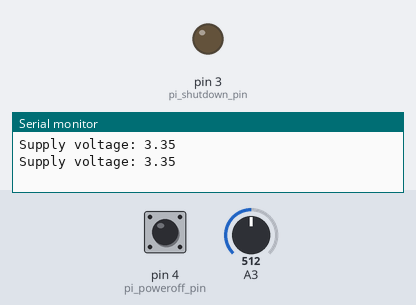
Simulated run of this sketch. Board: Arduino Uno, built with avr-gcc and run on an emulated ATmega328P. Shown: output pins drawn as LEDs (lit = HIGH), the last lines printed to the serial monitor. The inputs (shaded band) are chosen by the test bench; at power-on: A3 = 512, pin 4 (pi_poweroff_pin) HIGH.

Above: at 10.8 s.
10.9 s: A3 set to 469
21.2 s: A3 set to 446
At 30.3 s:
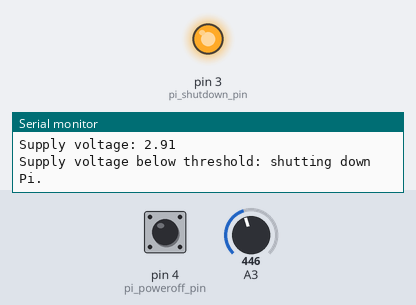
31.5 s: A3 set to 511
At 32.6 s:
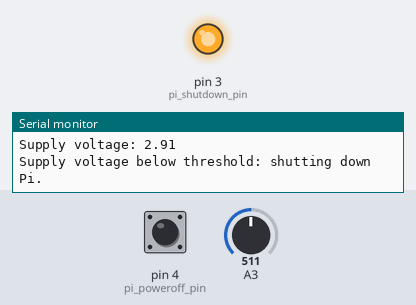
41.5 s: A3 set to 306
At 51.1 s:
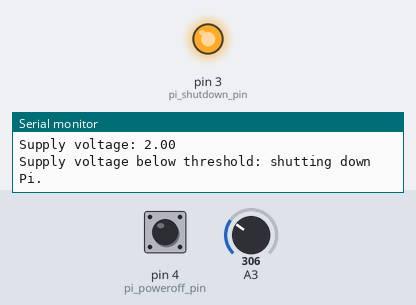
Timing chart, 0 to 52.5 s (numbered marks = the images above; inputs shaded):
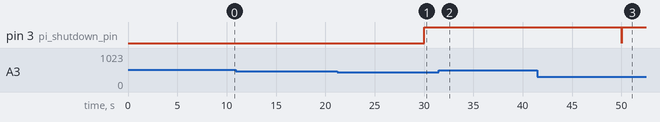

Measured:
- the behaviour switches between 460 and 459 on A3 (found by bisection; images 0 and 1)
- after the input at 21.2 s, pin 3 (pi_shutdown_pin): LOW → HIGH after 8.8 s
- after the input at 31.5 s, pin 3 (pi_shutdown_pin): stays HIGH (without the input it goes to LOW after 8.5 s)
- after the input at 41.5 s, pin 3 (pi_shutdown_pin): HIGH → LOW after 8.5 s, → HIGH 0.01 s later

The sketch:

arduino.ino
```cpp
int pi_poweroff_pin = 4;
int pi_shutdown_pin = 3;
int pi_reset_pin = 9;

void setup() {
  analogReference(INTERNAL);

  pinMode(pi_poweroff_pin, INPUT);
  pinMode(pi_shutdown_pin, OUTPUT);
  pinMode(pi_reset_pin, OUTPUT);

  Serial.begin(9600);
}

float read_V_in() {
  // read battery voltage through voltage divider
  // V_out = V_in * R_2 / (R_1 + R_2)
  // V_in = V_out / (R_2 / (R_1 + R_2)
  int sensorValue = analogRead(A3);
  float v_out = sensorValue * (1.1 / 1023.0);
  float v_in = v_out / (325.0 / 1975.0);
  return v_in;
}

void shutdown_pi() {
  digitalWrite(pi_shutdown_pin, LOW);
  delay(10);
  digitalWrite(pi_shutdown_pin, HIGH);
}

void reset_pi() {
  digitalWrite(pi_reset_pin, HIGH);
  delay(10);
  digitalWrite(pi_reset_pin, LOW);
  // give Pi some time to boot and pull pi_poweroff_pin HIGH
  delay(10000);
}

void loop() {
    float v_in = read_V_in();
    Serial.print("Supply voltage: "); Serial.println(v_in);

    if (v_in < 3.0) {
      Serial.println("Supply voltage below threshold: shutting down Pi.");
      shutdown_pi();
    } else if ((digitalRead(pi_poweroff_pin) == 0) && (v_in > 3.5)) {
      Serial.println("Supply voltage above threshold: resetting Pi.");
      reset_pi();
    }

    delay(10000);
}
```
